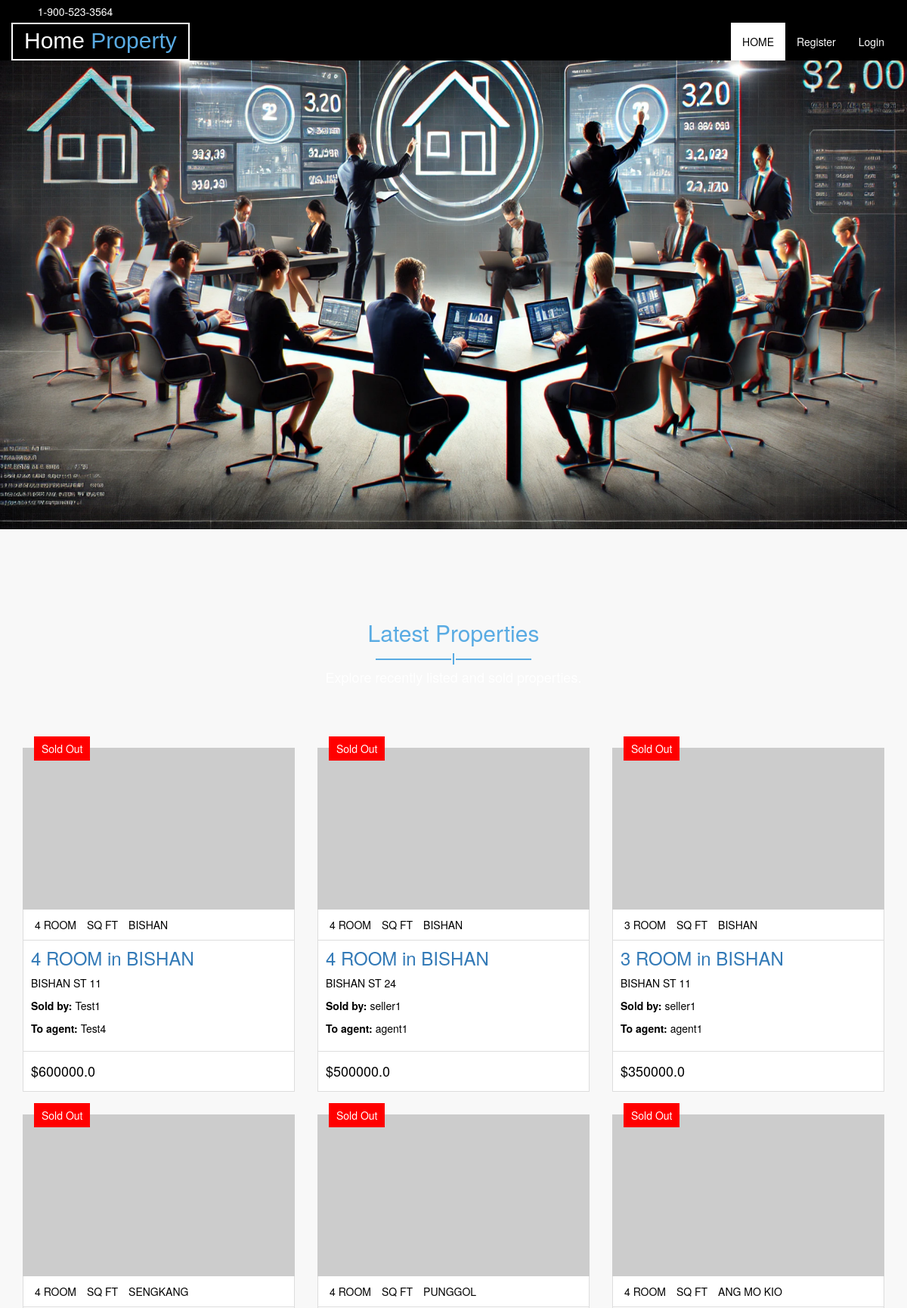
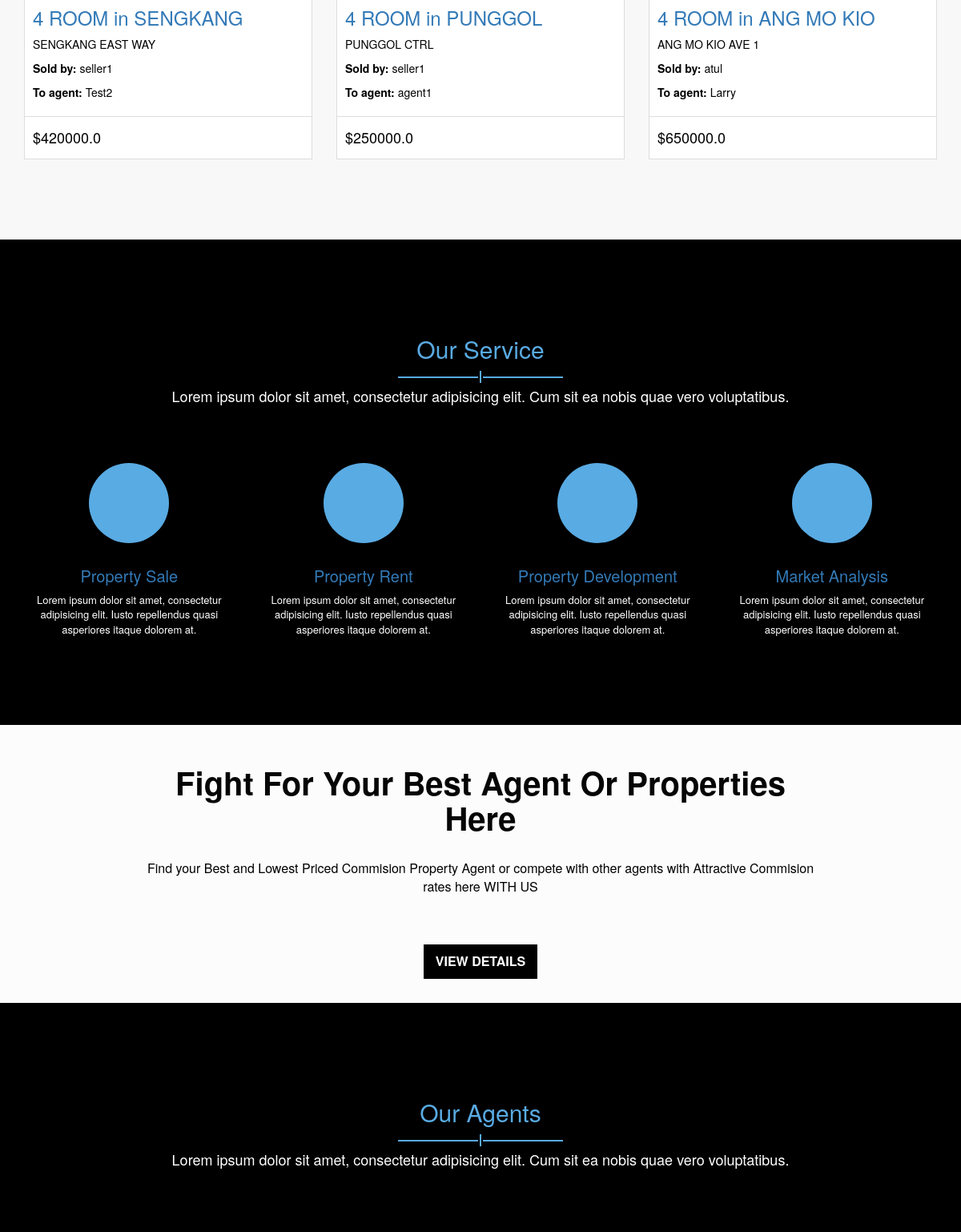
The page / (upper part) on the database its author committed (2 pictures, top to bottom).
### tables this page shows
CREATE TABLE listings (
            id INTEGER PRIMARY KEY AUTOINCREMENT,
            seller_username TEXT NOT NULL,
            flat_type TEXT NOT NULL,
            town TEXT NOT NULL,
            street_name TEXT NOT NULL,
            floor_area INTEGER NOT NULL,
            max_com_bid REAL NOT NULL,
            years_remaining INTEGER NOT NULL,
            listing_price REAL NOT NULL,
            bidders TEXT DEFAULT '[]',   -- 2D array of agent bids as JSON
            status TEXT DEFAULT 'A'      -- A = active, B = closed, C = sold
        );

### routes/dashboard_routes.py (the view)
@dashboard_bp.route('/')
def index():
    sold_properties = []
    try:
        conn1 = sqlite3.connect('listings.db')
        conn1.row_factory = sqlite3.Row
        c1 = conn1.cursor()
        conn2 = sqlite3.connect('accounts.db')
        conn2.row_factory = sqlite3.Row
        c2 = conn2.cursor()
        sold_listings = c1.execute("SELECT * FROM listings WHERE status = 'C'").fetchall()
        for listing in sold_listings:
            listing_dict = dict(listing)
            seller_info = c2.execute("SELECT full_name FROM users WHERE username = ?", (listing_dict['seller_username'],)).fetchone()
            listing_dict['seller_username'] = seller_info['full_name'] if seller_info else listing_dict['seller_username']
            bidders = json.loads(listing_dict.get('bidders', '[]'))
            if bidders:
                accepted_bid = bidders[-1]
                agent_username = accepted_bid[0]
                agent_info = c2.execute("SELECT full_name FROM users WHERE username = ?", (agent_username,)).fetchone()
                listing_dict['agent_username'] = agent_info['full_name'] if agent_info else agent_username
            else:
                listing_dict['agent_username'] = "N/A"
            sold_properties.append(listing_dict)
        conn1.close()
        conn2.close()
    except sqlite3.OperationalError as e:
        if 'no such table: listings' in str(e):
            print("⚠️ Table 'listings' not found. Creating it now...")
            try:
                conn = sqlite3.connect('listings.db')
                c = conn.cursor()
                c.execute('''
                    CREATE TABLE IF NOT EXISTS listings (
                        id INTEGER PRIMARY KEY AUTOINCREMENT,
                        seller_username TEXT NOT NULL,
                        flat_type TEXT NOT NULL,
                        town TEXT NOT NULL,
                        street_name TEXT NOT NULL,
                        floor_area INTEGER NOT NULL,
                        max_com_bid REAL NOT NULL,
                        years_remaining INTEGER NOT NULL,
                        listing_price REAL NOT NULL,
                        bidders TEXT DEFAULT '[]',
                        status TEXT DEFAULT 'A'
                    )
                ''')
                conn.commit()
                conn.close()
                print("✅ 'listings' table created successfully.")
            except Exception as create_err:
                print(f"❌ Failed to create table: {create_err}")
        else:
            print(f"❌ Unexpected error: {e}")
    return render_template('index.html', sold_listings=sold_properties)

### templates/index.html (shortened to what this page needs)
<!DOCTYPE html>
<html lang="en">
  <head>
    <link rel="stylesheet" href="{{ url_for('static', filename='css/style.css') }}">
    <link rel="stylesheet" href="{{ url_for('static', filename='css/bootstrap.css') }}">
    <link rel="stylesheet" href="{{ url_for('static', filename='css/font-awesome.css') }}">
    <link rel="stylesheet" href="{{ url_for('static', filename='css/slick.css') }}">
    <link rel="stylesheet" href="{{ url_for('static', filename='css/nouislider.css') }}">
    <link rel="stylesheet" href="{{ url_for('static', filename='css/jquery.fancybox.css') }}">
    <link rel="stylesheet" href="{{ url_for('static', filename='css/theme-color/default-theme.css') }}">
  </head>
  <body class="aa-price-range">
  <header id="aa-header">
    <div class="container">
      <div class="row">
        <div class="col-md-12">
          <div class="aa-header-area">
            <div class="row">
              <div class="col-md-6 col-sm-6 col-xs-6">
                <div class="aa-header-left">
                  <div class="aa-telephone-no">
                    <span class="fa fa-phone"></span>
                    1-900-523-3564
                  </div>
                </div>
              </div>
              <div class="col-md-6 col-sm-6 col-xs-6">
              </div>
            </div>
          </div>
        </div>
      </div>
    </div>
  </header>
<section id="aa-menu-area">
  <nav class="navbar navbar-default main-navbar" role="navigation">
    <div class="container">
      <div class="navbar-header">
        <a class="navbar-brand aa-logo" href="/"> Home <span>Property</span></a>
      </div>
      <div id="navbar" class="navbar-collapse collapse">
        <ul id="top-menu" class="nav navbar-nav navbar-right aa-main-nav">
            <li class="active"><a href="/">HOME</a></li>
            {% if 'username' in session %}
              {% if session['user_type'] == 'seller' %}
                <li><a href="/list-property">List Property</a></li>
                <li><a href="/view_your_property">Your Property</a></li>
              {% elif session['user_type'] == 'agent' %}
                <li><a href="/view_listed_property">View Listed Property</a></li>
                <li><a href="/view_bidded_property">View Bidded Property</a></li>
              {% endif %}
              <li><a href="{{ url_for('auth.logout') }}" class="aa-logout">Logout</a></li>
            {% else %}
              <li><a href="{{ url_for('auth.create_account') }}" class="aa-register">Register</a></li>
              <li><a href="{{ url_for('auth.login') }}" class="aa-login">Login</a></li>
            {% endif %}
        </ul>
      </div>
  </nav>
</section>
  <section id="aa-slider">
    <div class="aa-slider-area">
      <div class="aa-top-slider">
        <div class="aa-top-slider-single">
          <img src="static/img/slider/biddinghouse3.jpg" alt="img">
        </div>
      </div>
    </div>
  </section>
   <section id="aa-latest-property">
    <div class="container">
      <div class="aa-latest-property-area">
        <div class="aa-title">
          <h2>Latest Properties</h2>
          <span></span>
          <p>Explore recently listed and sold properties.</p>
        </div>
        <div class="aa-latest-properties-content">
          <div class="row">
            {% for listing in sold_listings %}
            <div class="col-md-4">
              <article class="aa-properties-item">
                <a href="#" class="aa-properties-item-img">
                  <img src="https://via.placeholder.com/370x220" alt="img">
                </a>
                <div class="aa-tag sold-out">Sold Out</div>
                <div class="aa-properties-item-content">
                  <div class="aa-properties-info">
                    <span>{{ listing['flat_type'] }}</span>
                    <span>{{ listing['floor_area_sqm'] }} SQ FT</span>
                    <span>{{ listing['town'] }}</span>
                  </div>
                  <div class="aa-properties-about">
                    <h3><a href="#">{{ listing['flat_type'] }} in {{ listing['town'] }}</a></h3>
                    <p>{{ listing['street_name'] }}</p>
                    <p><strong>Sold by:</strong> {{ listing['seller_username'] or "N/A" }}</p>
                    <p><strong>To agent:</strong> {{ listing['agent_username'] or "N/A" }}</p>
                  </div>
                  <div class="aa-properties-detial">
                    <span class="aa-price">${{ listing['listing_price'] }}</span>
                  </div>
                </div>
              </article>
            </div>
            {% endfor %}
          </div>
        </div>
      </div>
    </div>
  </section>
  <section id="aa-service">
    <div class="container">
      <div class="row">
        <div class="col-md-12">
          <div class="aa-service-area">
            <div class="aa-title">
              <h2>Our Service</h2>
              <span></span>
              <p>Lorem ipsum dolor sit amet, consectetur adipisicing elit. Cum sit ea nobis quae vero voluptatibus.</p>
            </div>
            <div class="aa-service-content">
              <div class="row">
                <div class="col-md-3">
                  <div class="aa-single-service">
                    <div class="aa-service-icon">
                      <span class="fa fa-home"></span>
                    </div>
                    <div class="aa-single-service-content">
                      <h4><a href="#">Property Sale</a></h4>
                      <p>Lorem ipsum dolor sit amet, consectetur adipisicing elit. Iusto repellendus quasi asperiores itaque dolorem at.</p>
                    </div>
                  </div>
                </div>
                <div class="col-md-3">
                  <div class="aa-single-service">
                    <div class="aa-service-icon">
                      <span class="fa fa-check"></span>
                    </div>
                    <div class="aa-single-service-content">
                      <h4><a href="#">Property Rent</a></h4>
                      <p>Lorem ipsum dolor sit amet, consectetur adipisicing elit. Iusto repellendus quasi asperiores itaque dolorem at.</p>
                    </div>
                  </div>
                </div>
                <div class="col-md-3">
                  <div class="aa-single-service">
                    <div class="aa-service-icon">
                      <span class="fa fa-crosshairs"></span>
                    </div>
                    <div class="aa-single-service-content">
                      <h4><a href="#">Property Development</a></h4>
                      <p>Lorem ipsum dolor sit amet, consectetur adipisicing elit. Iusto repellendus quasi asperiores itaque dolorem at.</p>
                    </div>
                  </div>
                </div>
                <div class="col-md-3">
                  <div class="aa-single-service">
                    <div class="aa-service-icon">
                      <span class="fa fa-bar-chart-o"></span>
                    </div>
                    <div class="aa-single-service-content">
                      <h4><a href="#">Market Analysis</a></h4>
                      <p>Lorem ipsum dolor sit amet, consectetur adipisicing elit. Iusto repellendus quasi asperiores itaque dolorem at.</p>
                    </div>
                  </div>
                </div>
              </div>
            </div>
          </div>
        </div>
      </div>
    </div>
  </section>
  <section id="aa-promo-banner">
    <div class="container">
      <div class="row">
        <div class="col-md-12">
          <div class="aa-promo-banner-area">
            <h3>Fight for Your Best Agent or Properties Here</h3>
            <p>Find your Best and Lowest Priced Commision Property Agent or compete with other agents with Attractive Commision rates here WITH US</p>
            <a href="/list-property" class="aa-view-btn">View Details</a>
          </div>
        </div>
      </div>
    </div>
  </section>
  <section id="aa-agents">
    <div class="container">
      <div class="row">
        <div class="col-md-12">
          <div class="aa-agents-area">
            <div class="aa-title">
              <h2>Our Agents</h2>
              <span></span>
              <p>Lorem ipsum dolor sit amet, consectetur adipisicing elit. Cum sit ea nobis quae vero voluptatibus.</p>
            </div>
          </div>
        </div>
      </div>
    </div>
  </section>
  </body>
</html>

### static/css/theme-color/default-theme.css (style rules this page uses)
h2 { color: #59abe3; }
.aa-view-btn { background-color: #000000; }
#aa-menu-area .main-navbar .navbar-header .aa-logo span { color: #59abe3; }
#aa-menu-area .main-navbar .navbar-nav .active a { color: #000000; }
.aa-title span { background-color: #59abe3; }
.aa-title span:before { background-color: #59abe3; }
.aa-title span:after { background-color: #59abe3; }
#aa-service .aa-service-area .aa-service-content .aa-single-service .aa-service-icon span { background-color: #59abe3; }

### rows shown on the page
listings: flat_type "4 ROOM", town "BISHAN", street_name "BISHAN ST 11", seller_username "Test1", listing "Test4", listing_price "600000.0"
listings: flat_type "4 ROOM", town "BISHAN", street_name "BISHAN ST 24", seller_username "seller1", listing "agent1", listing_price "500000.0"
listings: flat_type "3 ROOM", town "BISHAN", street_name "BISHAN ST 11", seller_username "seller1", listing "agent1", listing_price "350000.0"
listings: flat_type "4 ROOM", town "SENGKANG", street_name "SENGKANG EAST WAY", seller_username "seller1", listing "Test2", listing_price "420000.0"
listings: flat_type "4 ROOM", town "PUNGGOL", street_name "PUNGGOL CTRL", seller_username "seller1", listing "agent1", listing_price "250000.0"
listings: flat_type "4 ROOM", town "ANG MO KIO", street_name "ANG MO KIO AVE 1", listing "atul", listing "Larry", listing_price "650000.0"
